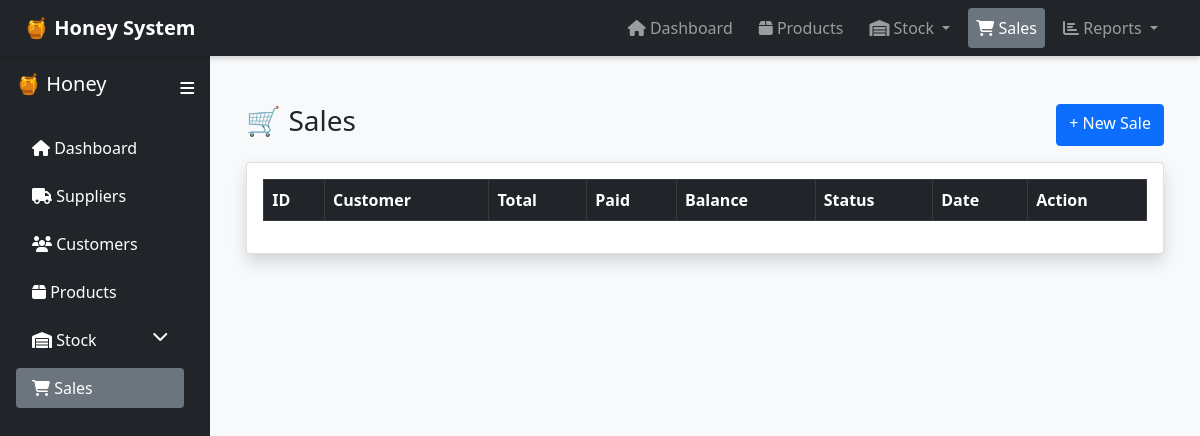
The app's page /sales/index.php, older data.
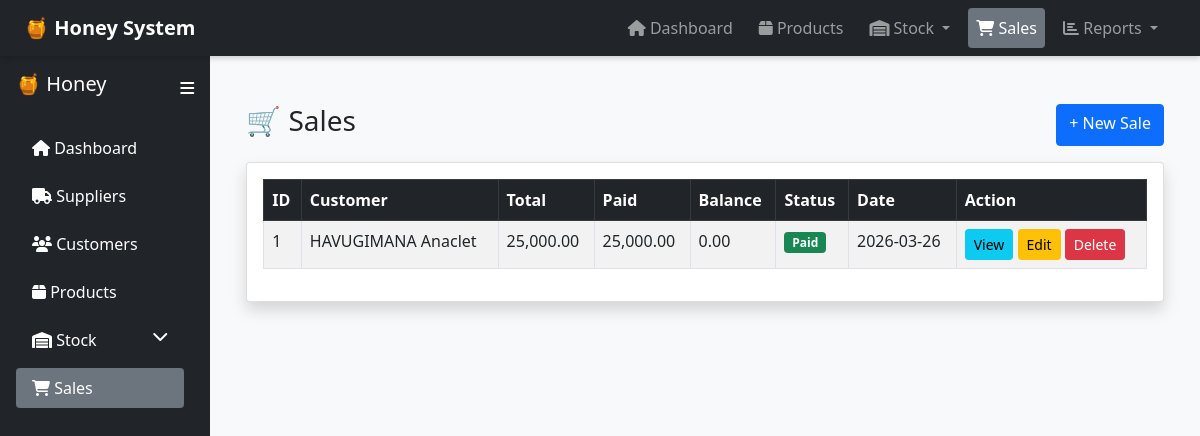
The same page, newer data.
### tables this page shows
CREATE TABLE `sales` (
  `SaleID` int(11) NOT NULL,
  `CustomerID` int(11) DEFAULT NULL,
  `SaleDate` date DEFAULT NULL,
  `TotalAmount` decimal(10,2) DEFAULT NULL,
  `PaymentStatus` varchar(50) DEFAULT NULL
);

CREATE TABLE `customers` (
  `CustomerID` int(11) NOT NULL,
  `Name` varchar(100) NOT NULL,
  `Phone` varchar(20) DEFAULT NULL,
  `CreatedAt` timestamp NOT NULL DEFAULT current_timestamp(),
  `provinceCode` int(11) NOT NULL,
  `districtCode` int(11) NOT NULL,
  `sectorCode` int(11) NOT NULL,
  `cellCode` int(11) NOT NULL,
  `villageCode` int(11) NOT NULL
);

### sales/index.php (the view, shortened to what this page needs)
<?php
include("../config/db.php");
include("../includes/layout.php");
$sales = $conn->query("
    SELECT s.*,
           c.Name as CustomerName,
           IFNULL(SUM(p.AmountPaid),0) as PaidAmount
    FROM sales s
    LEFT JOIN customers c ON s.CustomerID = c.CustomerID
    LEFT JOIN payments p ON s.SaleID = p.SaleID
    GROUP BY s.SaleID
    ORDER BY s.SaleID DESC
")->fetchAll();
?>
<div class="container mt-4">
<div class="d-flex justify-content-between mb-3">
    <h3>🛒 Sales </h3>
    <a href="create.php" class="btn btn-primary">+ New Sale</a>
</div>
<div class="card shadow rounded-4">
<div class="card-body">
<table id="salesTable" class="table table-bordered table-striped">
<thead class="table-dark">
<tr>
<th>ID</th>
<th>Customer</th>
<th>Total</th>
<th>Paid</th>
<th>Balance</th>
<th>Status</th>
<th>Date</th>
<th>Action</th>
</tr>
</thead>
<tbody>
<?php foreach ($sales as $s):
    $balance = $s['TotalAmount'] - $s['PaidAmount'];
?>
<tr>
    <td><?= $s['SaleID'] ?></td>
    <td><?= $s['CustomerName'] ?></td>
    <td><?= number_format($s['TotalAmount'],2) ?></td>
    <td><?= number_format($s['PaidAmount'],2) ?></td>
    <td><?= number_format($balance,2) ?></td>
    <td>
        <span class="badge
        <?= $s['PaymentStatus'] == 'Paid' ? 'bg-success' :
           ($s['PaymentStatus'] == 'Partial' ? 'bg-warning' : 'bg-danger') ?>">
           <?= $s['PaymentStatus'] ?>
        </span>
    </td>
    <td><?= $s['SaleDate'] ?></td>
    <td>
        <a href="view.php?id=<?= $s['SaleID'] ?>" class="btn btn-info btn-sm">View</a>
        <a href="edit.php?id=<?= $s['SaleID'] ?>" class="btn btn-warning btn-sm">Edit</a>
        <a href="delete.php?id=<?= $s['SaleID'] ?>"
           class="btn btn-danger btn-sm"
           onclick="return confirm('Delete this sale?')">
           Delete
        </a>
    </td>
</tr>
<?php endforeach; ?>
</tbody>
</table>
</div>
</div>
</div>
<?php include("../includes/footer.php"); ?>

Row changes from the older to the newer data that the page shows:
added sales: SaleID "1", CustomerID.Name "HAVUGIMANA Anaclet", TotalAmount "25,000.00", PaidAmount "25,000.00", balance "0.00", PaymentStatus "Paid", SaleDate "2026-03-26"
